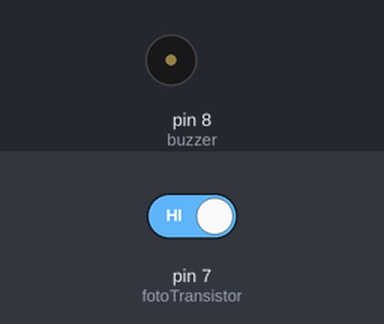
Simulated run of this sketch. Board: Arduino Uno, built with avr-gcc and run on an emulated ATmega328P. On the bench: buzzer (waves = sounding, pin HIGH). Inputs (shaded band) come from the test bench; at power-on: pin 7 (fotoTransistor) HIGH.

Above: at 1.8 s.
1.9 s: pin 7 (fotoTransistor) driven LOW
At 2.05 s:
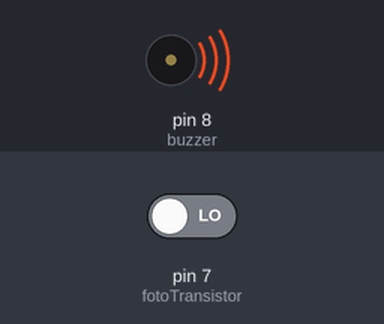
4.9 s: pin 7 (fotoTransistor) driven HIGH
At 6.0 s:
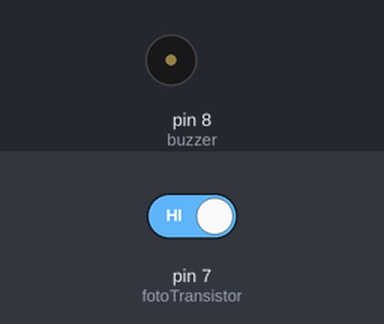
Timing chart, 0 to 7.9 s (numbered marks = the images above; inputs shaded):
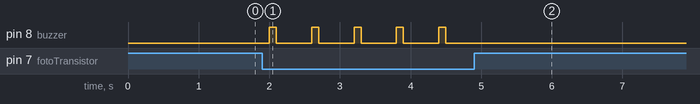

Measured:
- after the input at 1.9 s, pin 8 (buzzer): alternates HIGH for 0.10 s and LOW for 0.50 s, starting after 0.10 s
- after the input at 4.9 s, pin 8 (buzzer): stops changing and stays LOW

The sketch:

IrDetector.ino
```cpp
int leituraSensor;
int buzzer = 8;
int fotoTransistor = 7;

void setup() {
  pinMode(buzzer, OUTPUT);
  pinMode(fotoTransistor, INPUT);
}

void loop() {
  leituraSensor= digitalRead(fotoTransistor);
  if(leituraSensor == 0){
    digitalWrite(buzzer, HIGH);
    delay(100);
    digitalWrite(buzzer, LOW);
  }
  delay(500);
}
```
